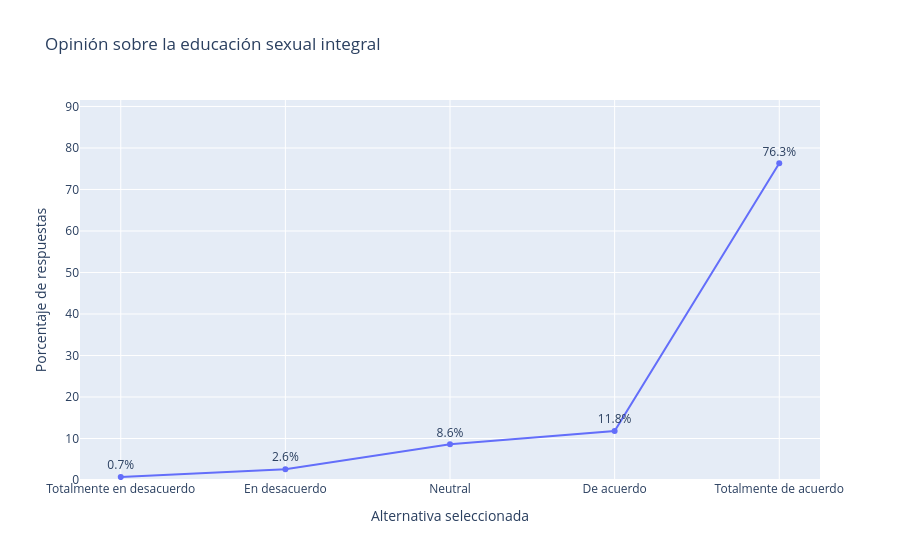

Notebook source saved alongside this figure:
### Markdown cell above
### Pregunta 4: Educación
1. Pregunta
¿La educación sexual integral debería ser obligatoria en todos los colegios?
2. Explicación
Esta pregunta busca conocer la opinión de los participantes sobre la incorporación obligatoria de la educación sexual integral en los establecimientos educacionales. Este tipo de educación aborda contenidos relacionados con el conocimiento del cuerpo, el respeto, las relaciones saludables, la prevención y la toma de decisiones responsables, de acuerdo con la edad de los estudiantes. El objetivo del análisis es identificar si los participantes consideran que estos contenidos deberían formar parte de la educación de todos los estudiantes. Para lograrlo, utilizaremos un gráfico de barras que mostrará la cantidad de respuestas y los porcentajes asociados a cada alternativa.

### Code cell
pregunta = "La educación sexual integral debería ser obligatoria en todos los colegios."

respuestas = pd.to_numeric(datos[pregunta], errors="coerce").dropna()

tabla = respuestas.value_counts().reindex([1, 2, 3, 4, 5], fill_value=0)
tabla = tabla.rename_axis("Respuesta").reset_index(name="Cantidad")

tabla["Alternativa"] = tabla["Respuesta"].map(alternativas)
tabla["Porcentaje"] = (
    tabla["Cantidad"] / len(respuestas) * 100
).round(1)

display(tabla)

fig = px.line(
    tabla,
    x="Alternativa",
    y="Porcentaje",
    markers=True,
    text="Porcentaje",
    title="Opinión sobre la educación sexual integral",
    labels={
        "Alternativa": "Alternativa seleccionada",
        "Porcentaje": "Porcentaje de respuestas"
    }
)
fig.update_traces(texttemplate="%{text}%", textposition="top center")
fig.update_layout(yaxis_range=[0, max(10, tabla["Porcentaje"].max() * 1.2)])
fig.show()

### Figure 1 — Plotly figure (JSON) as saved in the notebook; plotly's stock layout.template omitted (floating-point values rounded to 4 significant figures)
{"data": [{"hovertemplate": "Alternativa seleccionada=%{x}<br>Porcentaje de respuestas=%{text}<extra></extra>", "legendgroup": "", "line": {"color": "#636efa", "dash": "solid"}, "marker": {"symbol": "circle"}, "mode": "lines+markers+text", "name": "", "orientation": "v", "showlegend": false, "text": [0.7, 2.6, 8.6, 11.8, 76.3], "textposition": "top center", "texttemplate": "%{text}%", "type": "scatter", "x": ["Totalmente en desacuerdo", "En desacuerdo", "Neutral", "De acuerdo", "Totalmente de acuerdo"], "xaxis": "x", "y": [0.7, 2.6, 8.6, 11.8, 76.3], "yaxis": "y"}], "layout": {"legend": {"tracegroupgap": 0}, "title": {"text": "Opinión sobre la educación sexual integral"}, "xaxis": {"anchor": "y", "domain": [0, 1], "title": {"text": "Alternativa seleccionada"}}, "yaxis": {"anchor": "x", "domain": [0, 1], "range": [0, 91.56], "title": {"text": "Porcentaje de respuestas"}}}}
